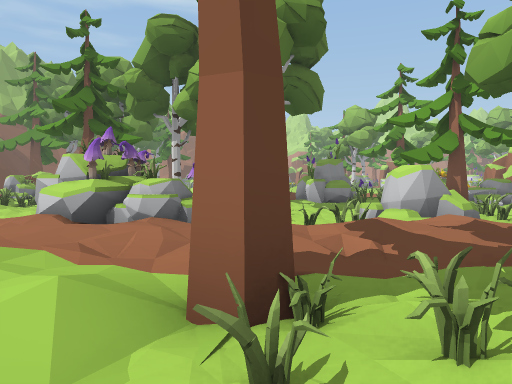
View 1 (above)

24 first-person views from a walk through a 3-D level made in the Unity game engine. The camera is 1.4 m above the floor, tilts 2° down and sees 70° across. The floor is counted in squares, 2 m on a side. Each view is taken from the middle of a square. On the plan, view 1 faces up. The plan holds only what a view shows up to about 11 squares ahead; the rest is blank. The place goes on beyond the plan. The player character is not drawn. Some animated figures are not drawn.

View 2
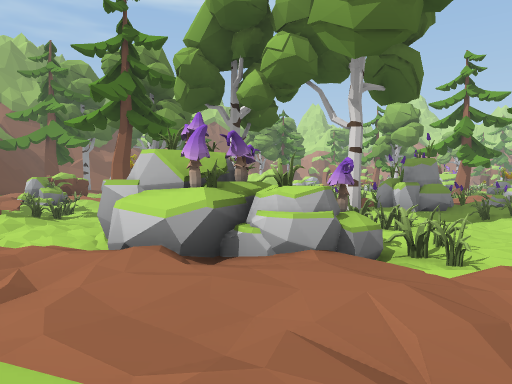

View 3
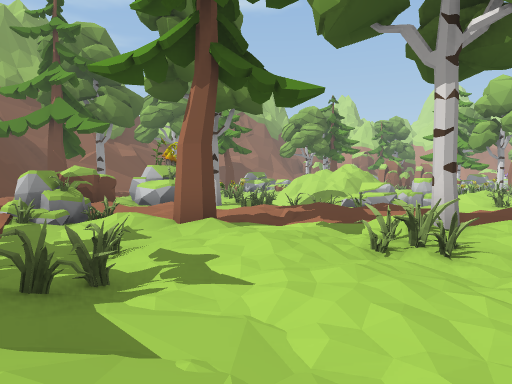

View 4
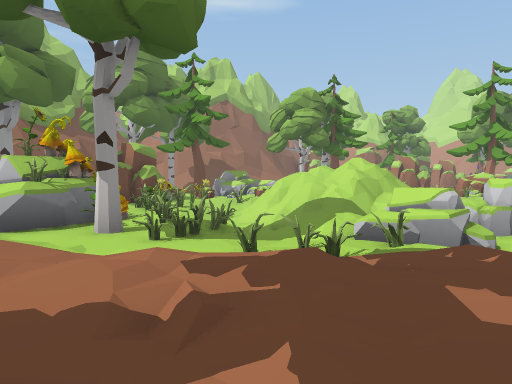

View 5
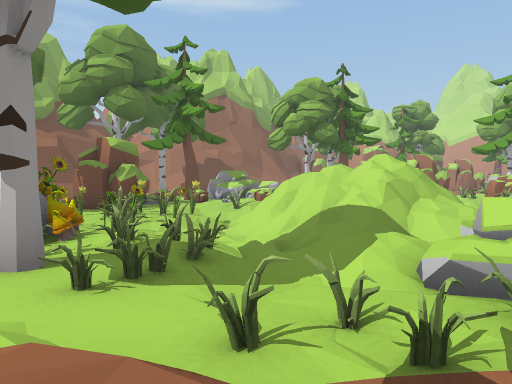

View 6
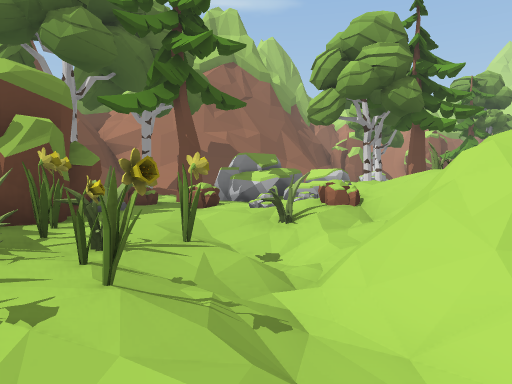

View 7
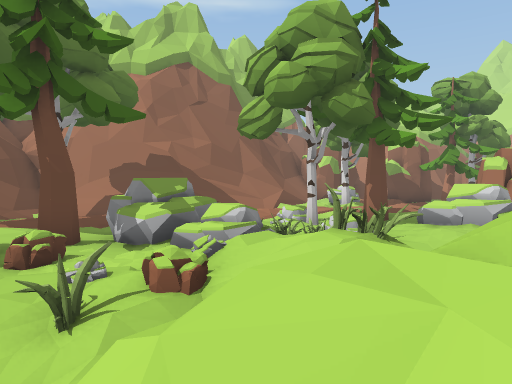

View 8
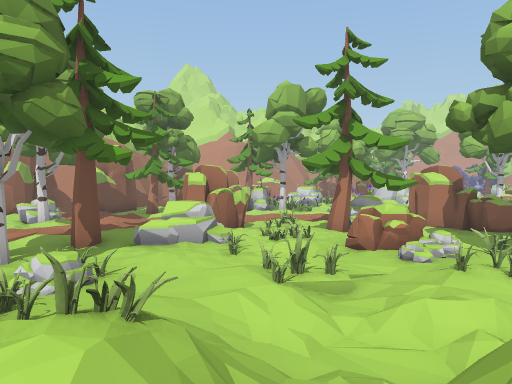

View 9
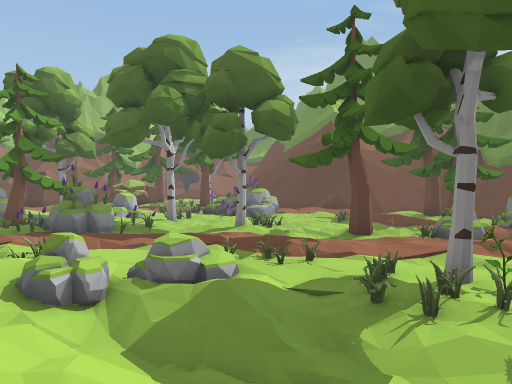

View 10
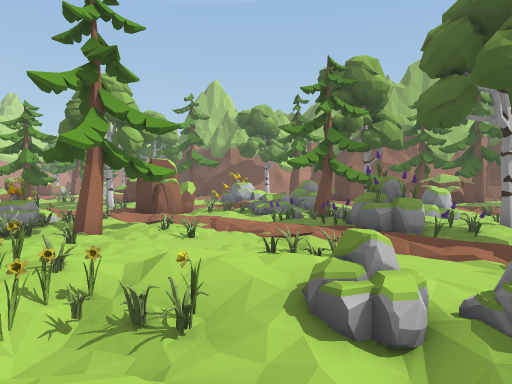

View 11
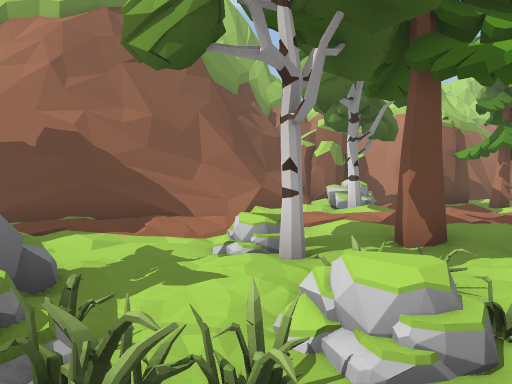

View 12
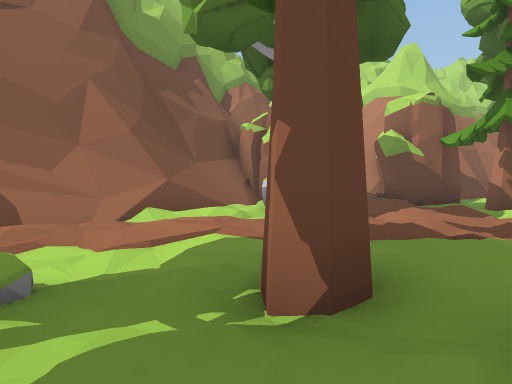

View 13
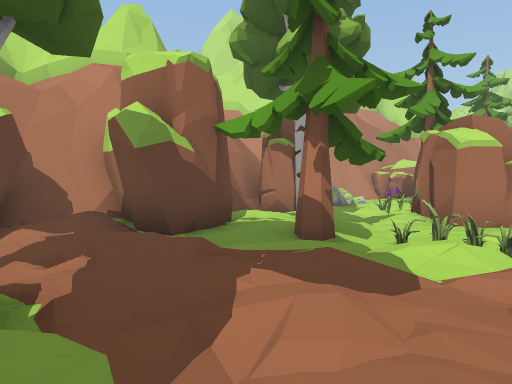

View 14
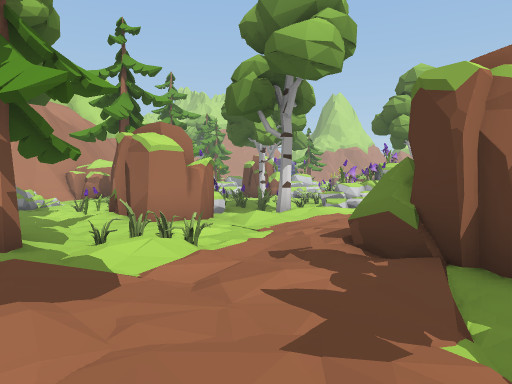

View 15
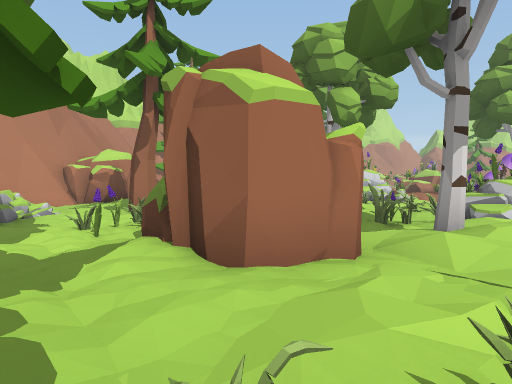

View 16
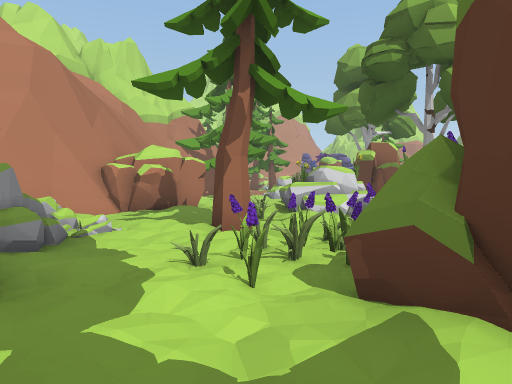

View 17
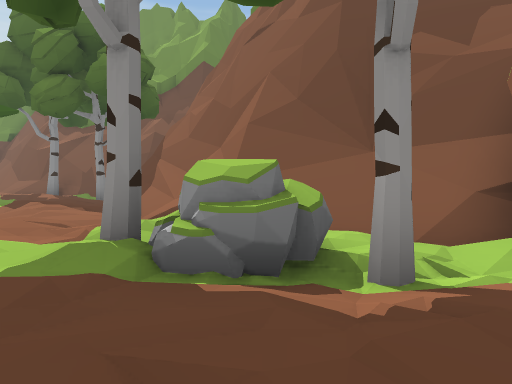

View 18
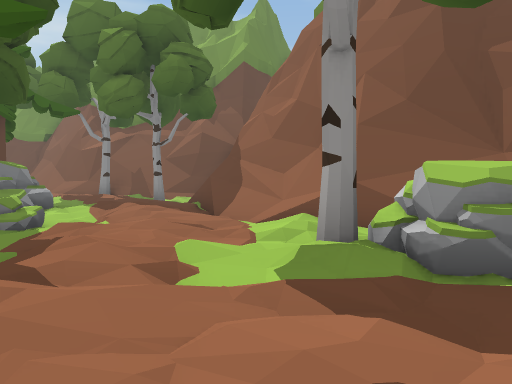

View 19
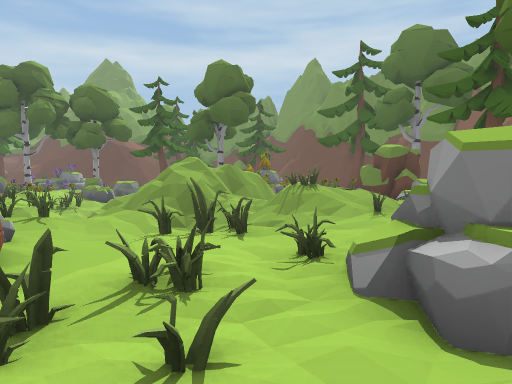

View 20
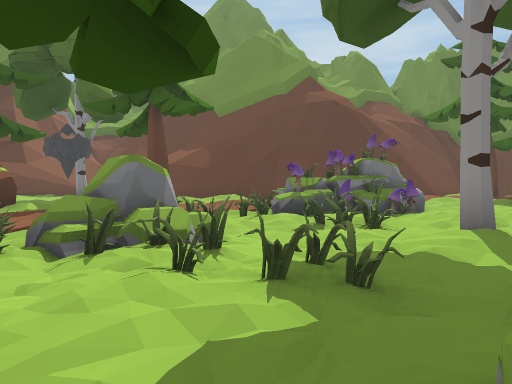

View 21
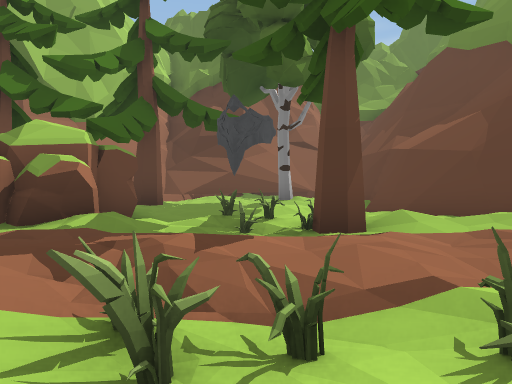

View 22
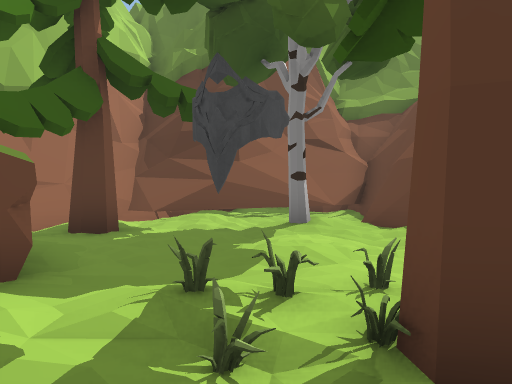

View 23
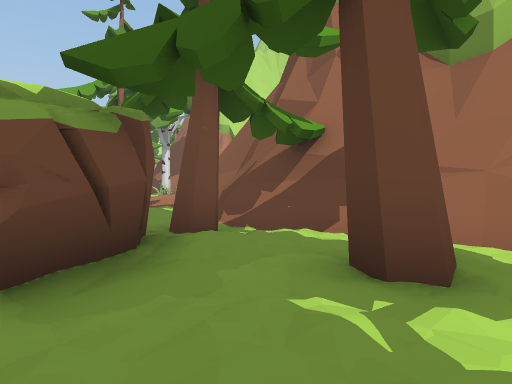

View 24
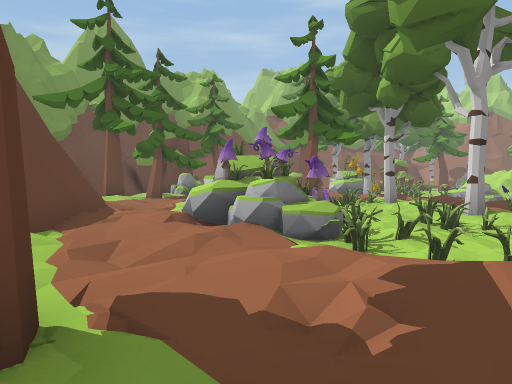

### Floor plan
Key: @ floor where view 1 was taken; # wall or solid block; x gap in a wall; . main floor; : floor 0.25 m higher than the main floor; - floor 0.25 m lower than the main floor; + floor 0.5 m higher than the main floor; _ floor 0.5 m lower than the main floor; < floor 0.75 m lower than the main floor; ( floor 1 m lower than the main floor; * floor 2.5 m higher than the main floor; / step, stairs or slope; = window, fence, low wall or low ledge; ^ raised ledge; v drop or lower ground; O other object.
Columns run from 9 left of view 1 to 17 right of it. Each row starts with its distance up from view 1.
 43            ###   ## O   ##
 42            #/# #### OOO..#
 41        ^## .:###..#.-...:##
 40        ^=#-.:##..O.........
 39       ^^#OO.:-.::..##.O...:
 38      ^^==OO:+..O..####-.OO
 37     ^#==:.O.::.-.##OO##-OO
 36    ##=/.....:.:...#.##
 35  #####.:::::.:...-:....
 34   =..::..://.::::..O.-..
 33   ::://-.:.:.##  :..:O..
 32   : ...O.O.:.#      -OO
 31 .+. O.-O..OOO:.      O
 30 ::.OOO-....OO..
 29  .O-OOO.O.:.....O
 28   #..OO..-......
 27   .=.://-_....#
 26  O..:=///(//-OO....#
 25  #..-/=//</./:.....#
 24 ###=(////=//...O
 23  .#-///=x /
 22  #.#/=//*//
 21   -/_(//v//##
 20  OO/__/v=//##::
 19  OOO-<//(/#/::::.:O
 18 :OO..-///O/+....O:O
 17 #O.O--.OOO+........
 16 #.:.....-......:..:
 15 :/:.::.:...::///:+
 14 .....:::.:+::::
 13 OO:O-...:..O...
 12 :.....O:.-OOO#  O
 11  --.:.....#O. . O
 10   -...-..O.....O
  9   .....:...-.:.
  8   ::..OO...-/...
  7   ...OOO..-OOO.O
  6   ::..OOO...O.
  5   ##:.+:.//.:.
  4    ##.:.::::::
  3     ##.:....:.       OO
  2      ##/:O..##
  1       ##....##  :...:
  0        #.@.--##O-/ ##
 -1        #.......-####
 -2        #.O...O.##
 -3        #.:.:..##
 -4        #--##==##
 -5        ########

Positions as (right, up) in squares from view 1, and headings:
1: (0, 0), facing up
2: (-2, 2), facing up
3: (-5, 7), facing up
4: (-4, 12), facing up
5: (-4, 14), facing up
6: (-5, 20), facing up
7: (-3, 22), facing up
8: (-3, 23), facing up-right
9: (-3, 23), facing down
10: (-2, 21), facing down-right
11: (-2, 27), facing up
12: (0, 30), facing up
13: (1, 35), facing up-right
14: (1, 35), facing right
15: (5, 37), facing right
16: (7, 39), facing right
17: (4, 38), facing left
18: (4, 36), facing left
19: (5, 31), facing down-left
20: (5, 11), facing down-left
21: (1, 7), facing down
22: (1, 4), facing down
23: (1, -1), facing right
24: (2, 2), facing up-left
